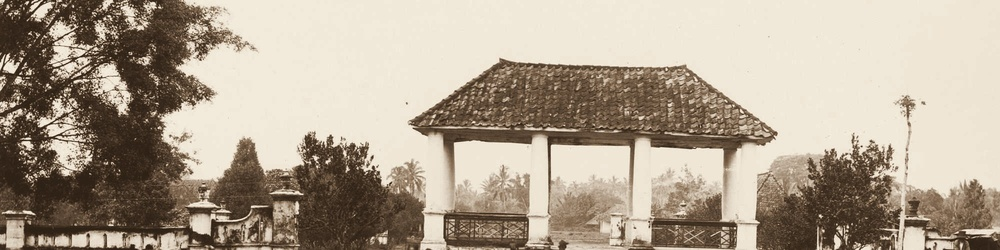
#> input picture site/images/cianjur-old/cianjur-alun-alun.jpg, 1000 x 250 px, shrunk from 2000 x 500 before the run, found by its file name; its folder holds only this picture in this run
$ python retint.py ../../site/images/cianjur-old/cianjur-alun-alun.jpg
#> lines starting #> are read from the running program, lines starting #| are printed output that depends on the picture
# Re-tints the old KITLV banner photos to the Soga palette (sepia duotone). Usage: python3 retint.py SITE
import os, sys
from PIL import Image, ImageOps
SITE = sys.argv[1]; D = os.path.join(SITE, 'images', 'cianjur-old')
for f in sorted(os.listdir(D)):
    if not f.endswith('.jpg'): continue
    p = os.path.join(D, f); im = Image.open(p).convert('L')
#> after `im = Image.open(p).convert('L')`:
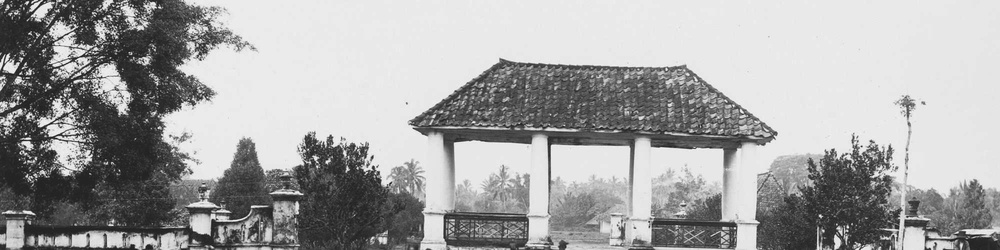
#> im: PIL image 1000x250 L; min 16, max 252, mean 163.8
    im = ImageOps.autocontrast(im, cutoff=1)
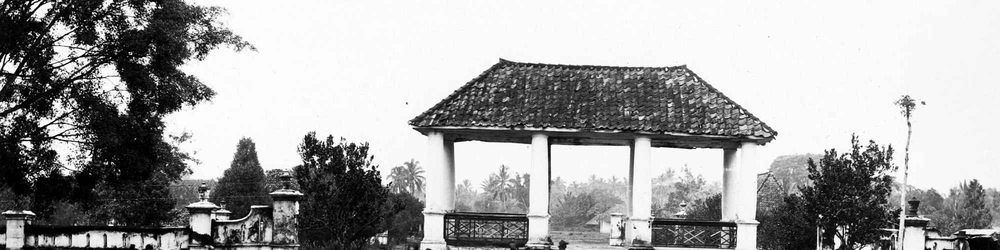
#> im: PIL image 1000x250 L; min 0, max 255, mean 162.5
    out = ImageOps.colorize(im, black='#2E2116', white='#F4ECDD', mid='#8C7258')
    out.save(p, quality=86, optimize=True, progressive=True); print('re-tinted', f)
#| re-tinted cianjur-alun-alun.jpg

$ run again, on site/images/cianjur-old/gede-rice-fields.jpg
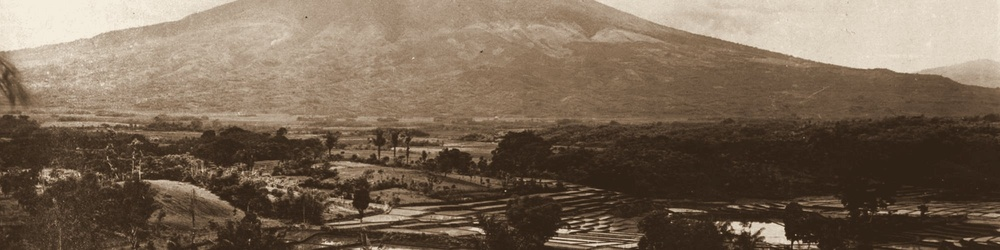
#> input picture site/images/cianjur-old/gede-rice-fields.jpg, 1000 x 250 px, shrunk from 2000 x 500 before the run, found by its file name
#> `im = Image.open(p).convert('L')`:
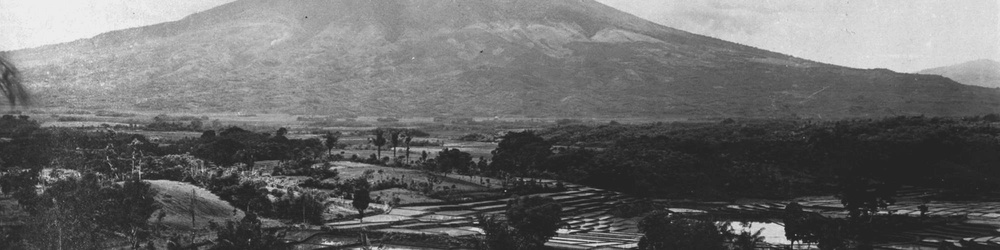
#> im: PIL image 1000x250 L; min 27, max 242, mean 106.3
#> `im = ImageOps.autocontrast(im, cutoff=1)`:
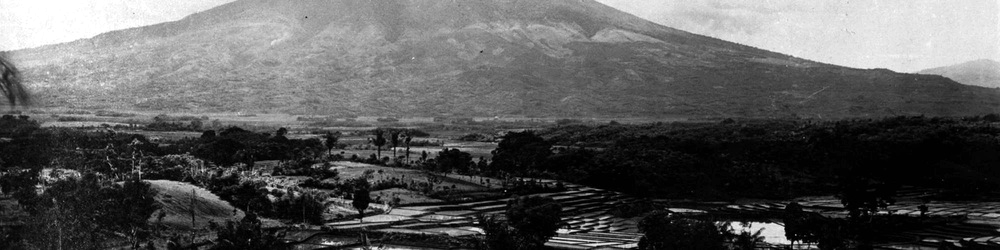
#> im: PIL image 1000x250 L; min 0, max 255, mean 89.9
#| re-tinted gede-rice-fields.jpg

$ run again, on site/images/cianjur-old/pasir-nangka-tea-estate.jpg
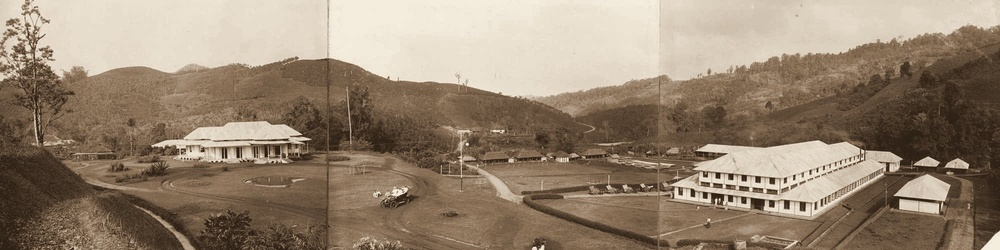
#> input picture site/images/cianjur-old/pasir-nangka-tea-estate.jpg, 1000 x 250 px, shrunk from 2000 x 500 before the run, found by its file name
#> `im = Image.open(p).convert('L')`:
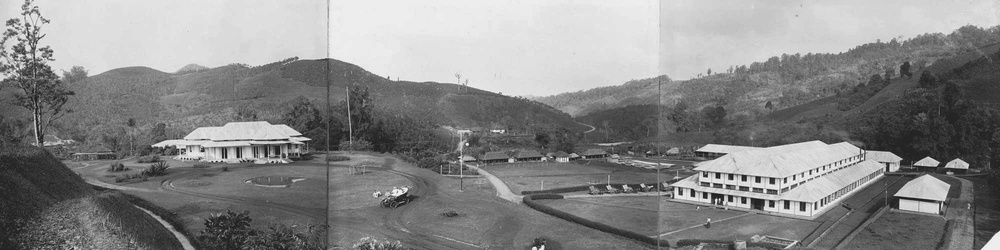
#> im: PIL image 1000x250 L; min 13, max 247, mean 135.4
#> `im = ImageOps.autocontrast(im, cutoff=1)`:
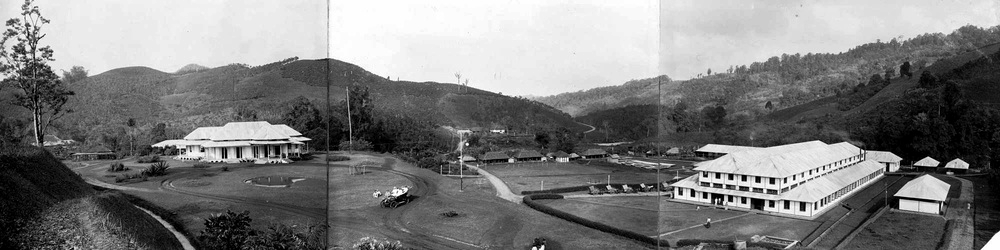
#> im: PIL image 1000x250 L; min 0, max 255, mean 124.9
#| re-tinted pasir-nangka-tea-estate.jpg

$ run again, on site/images/cianjur-old/pasir-nangka-tea-fields.jpg
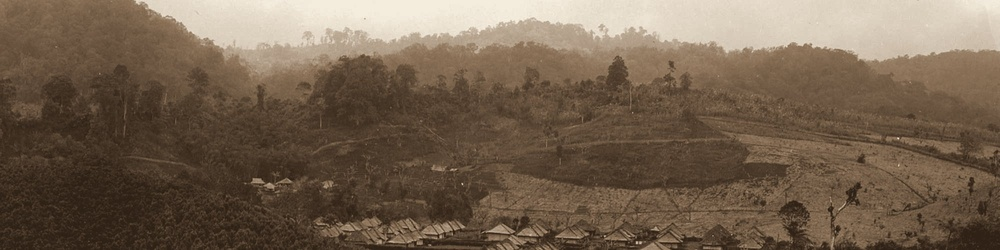
#> input picture site/images/cianjur-old/pasir-nangka-tea-fields.jpg, 1000 x 250 px, shrunk from 2000 x 500 before the run, found by its file name
#> `im = Image.open(p).convert('L')`:
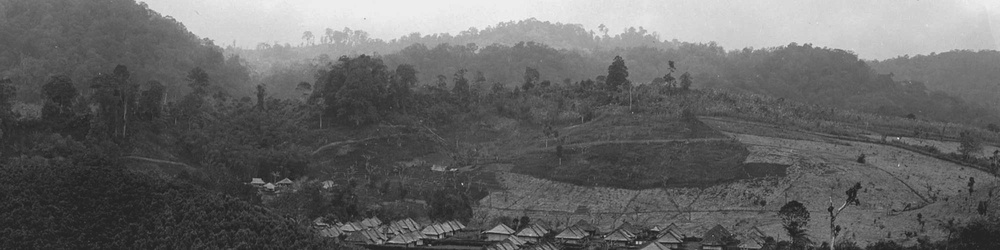
#> im: PIL image 1000x250 L; min 26, max 242, mean 101.3
#> `im = ImageOps.autocontrast(im, cutoff=1)`:
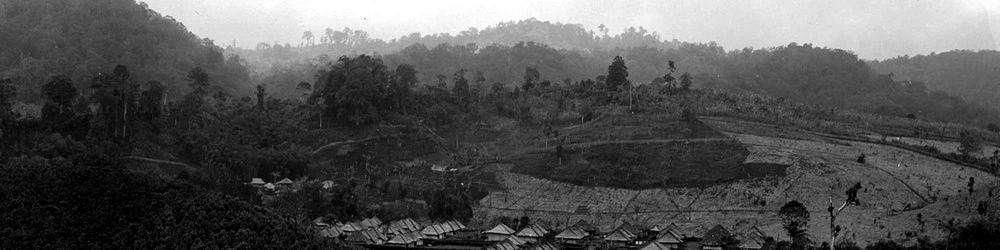
#> im: PIL image 1000x250 L; min 0, max 255, mean 82.7
#| re-tinted pasir-nangka-tea-fields.jpg

$ run again, on site/images/cianjur-old/cianjur-railway-station.jpg
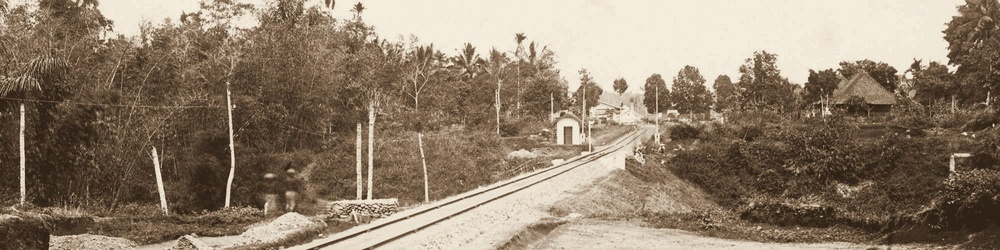
#> input picture site/images/cianjur-old/cianjur-railway-station.jpg, 1000 x 250 px, shrunk from 2000 x 500 before the run, found by its file name
#> `im = Image.open(p).convert('L')`:
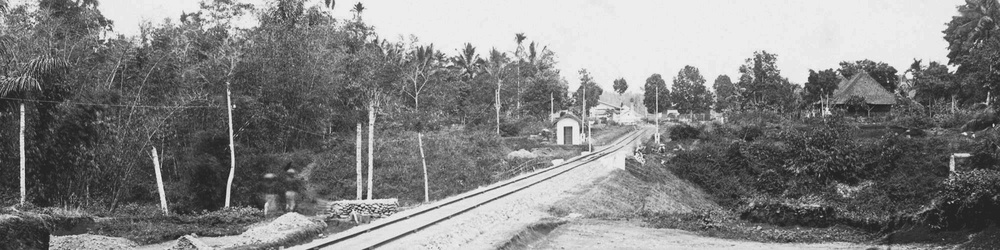
#> im: PIL image 1000x250 L; min 22, max 247, mean 130.4
#> `im = ImageOps.autocontrast(im, cutoff=1)`:
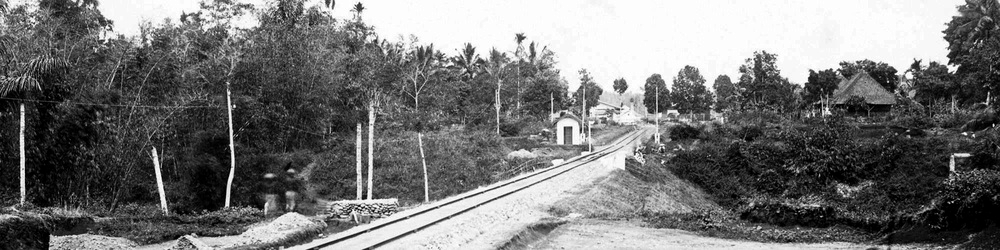
#> im: PIL image 1000x250 L; min 0, max 255, mean 118
#| re-tinted cianjur-railway-station.jpg
